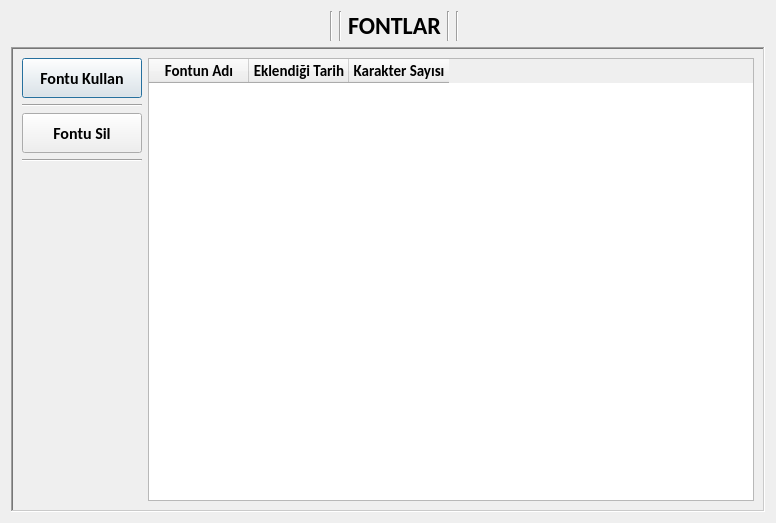
<?xml version="1.0" encoding="UTF-8"?>
<ui version="4.0">
 <class>Dialog</class>
 <widget class="QDialog" name="Dialog">
  <property name="geometry">
   <rect>
    <x>0</x>
    <y>0</y>
    <width>776</width>
    <height>523</height>
   </rect>
  </property>
  <property name="minimumSize">
   <size>
    <width>776</width>
    <height>523</height>
   </size>
  </property>
  <property name="maximumSize">
   <size>
    <width>1920</width>
    <height>1080</height>
   </size>
  </property>
  <property name="windowTitle">
   <string>Dialog</string>
  </property>
  <layout class="QGridLayout" name="gridLayout_2">
   <item row="1" column="0" colspan="2">
    <widget class="QScrollArea" name="scrollArea">
     <property name="font">
      <font>
       <family>Calibri</family>
      </font>
     </property>
     <property name="frameShape">
      <enum>QFrame::WinPanel</enum>
     </property>
     <property name="frameShadow">
      <enum>QFrame::Sunken</enum>
     </property>
     <property name="lineWidth">
      <number>1</number>
     </property>
     <property name="widgetResizable">
      <bool>true</bool>
     </property>
     <widget class="QWidget" name="scrollAreaWidgetContents">
      <property name="geometry">
       <rect>
        <x>0</x>
        <y>0</y>
        <width>754</width>
        <height>462</height>
       </rect>
      </property>
      <layout class="QGridLayout" name="gridLayout">
       <item row="0" column="1">
        <widget class="QTableWidget" name="tableWidget">
         <property name="minimumSize">
          <size>
           <width>603</width>
           <height>395</height>
          </size>
         </property>
         <property name="font">
          <font>
           <family>Calibri</family>
           <pointsize>11</pointsize>
           <weight>75</weight>
           <bold>true</bold>
          </font>
         </property>
         <column>
          <property name="text">
           <string>Fontun Adı</string>
          </property>
         </column>
         <column>
          <property name="text">
           <string>Eklendiği Tarih</string>
          </property>
         </column>
         <column>
          <property name="text">
           <string>Karakter Sayısı</string>
          </property>
         </column>
        </widget>
       </item>
       <item row="0" column="0">
        <layout class="QVBoxLayout" name="verticalLayout">
         <item>
          <layout class="QVBoxLayout" name="verticalLayout_2">
           <item>
            <widget class="QPushButton" name="buttonUseFont">
             <property name="minimumSize">
              <size>
               <width>0</width>
               <height>40</height>
              </size>
             </property>
             <property name="maximumSize">
              <size>
               <width>200</width>
               <height>16777215</height>
              </size>
             </property>
             <property name="font">
              <font>
               <family>Calibri</family>
               <pointsize>12</pointsize>
               <weight>75</weight>
               <italic>false</italic>
               <bold>true</bold>
              </font>
             </property>
             <property name="layoutDirection">
              <enum>Qt::LeftToRight</enum>
             </property>
             <property name="text">
              <string>Fontu Kullan</string>
             </property>
            </widget>
           </item>
           <item>
            <widget class="Line" name="line_4">
             <property name="font">
              <font>
               <family>Calibri</family>
              </font>
             </property>
             <property name="orientation">
              <enum>Qt::Horizontal</enum>
             </property>
            </widget>
           </item>
           <item>
            <widget class="QPushButton" name="buttonDeleteFont">
             <property name="minimumSize">
              <size>
               <width>120</width>
               <height>40</height>
              </size>
             </property>
             <property name="maximumSize">
              <size>
               <width>200</width>
               <height>16777215</height>
              </size>
             </property>
             <property name="font">
              <font>
               <family>Calibri</family>
               <pointsize>12</pointsize>
               <weight>75</weight>
               <italic>false</italic>
               <bold>true</bold>
              </font>
             </property>
             <property name="text">
              <string>Fontu Sil</string>
             </property>
            </widget>
           </item>
           <item>
            <widget class="Line" name="line_5">
             <property name="font">
              <font>
               <family>Calibri</family>
              </font>
             </property>
             <property name="orientation">
              <enum>Qt::Horizontal</enum>
             </property>
            </widget>
           </item>
           <item>
            <spacer name="verticalSpacer">
             <property name="font">
              <font>
               <family>Calibri</family>
              </font>
             </property>
             <property name="orientation">
              <enum>Qt::Vertical</enum>
             </property>
             <property name="sizeHint" stdset="0">
              <size>
               <width>20</width>
               <height>40</height>
              </size>
             </property>
            </spacer>
           </item>
          </layout>
         </item>
        </layout>
       </item>
      </layout>
     </widget>
    </widget>
   </item>
   <item row="0" column="0" colspan="2">
    <layout class="QHBoxLayout" name="horizontalLayout_4">
     <item>
      <layout class="QHBoxLayout" name="horizontalLayout">
       <item>
        <spacer name="horizontalSpacer_2">
         <property name="font">
          <font>
           <family>Calibri</family>
          </font>
         </property>
         <property name="orientation">
          <enum>Qt::Horizontal</enum>
         </property>
         <property name="sizeHint" stdset="0">
          <size>
           <width>40</width>
           <height>20</height>
          </size>
         </property>
        </spacer>
       </item>
       <item>
        <widget class="Line" name="line_3">
         <property name="font">
          <font>
           <family>Calibri</family>
          </font>
         </property>
         <property name="orientation">
          <enum>Qt::Vertical</enum>
         </property>
        </widget>
       </item>
       <item>
        <widget class="Line" name="line">
         <property name="font">
          <font>
           <family>Calibri</family>
          </font>
         </property>
         <property name="orientation">
          <enum>Qt::Vertical</enum>
         </property>
        </widget>
       </item>
       <item>
        <widget class="QLabel" name="labelFonts">
         <property name="font">
          <font>
           <family>Calibri</family>
           <pointsize>18</pointsize>
           <weight>75</weight>
           <bold>true</bold>
          </font>
         </property>
         <property name="text">
          <string>FONTLAR</string>
         </property>
        </widget>
       </item>
       <item>
        <layout class="QGridLayout" name="gridLayout_3">
         <item row="0" column="2">
          <spacer name="horizontalSpacer">
           <property name="font">
            <font>
             <family>Calibri</family>
            </font>
           </property>
           <property name="orientation">
            <enum>Qt::Horizontal</enum>
           </property>
           <property name="sizeHint" stdset="0">
            <size>
             <width>80</width>
             <height>20</height>
            </size>
           </property>
          </spacer>
         </item>
         <item row="0" column="0">
          <widget class="Line" name="line_2">
           <property name="font">
            <font>
             <family>Calibri</family>
            </font>
           </property>
           <property name="orientation">
            <enum>Qt::Vertical</enum>
           </property>
          </widget>
         </item>
         <item row="0" column="1">
          <widget class="Line" name="line_9">
           <property name="font">
            <font>
             <family>Calibri</family>
            </font>
           </property>
           <property name="lineWidth">
            <number>1</number>
           </property>
           <property name="orientation">
            <enum>Qt::Vertical</enum>
           </property>
          </widget>
         </item>
        </layout>
       </item>
      </layout>
     </item>
    </layout>
   </item>
  </layout>
 </widget>
 <resources/>
 <connections/>
</ui>
